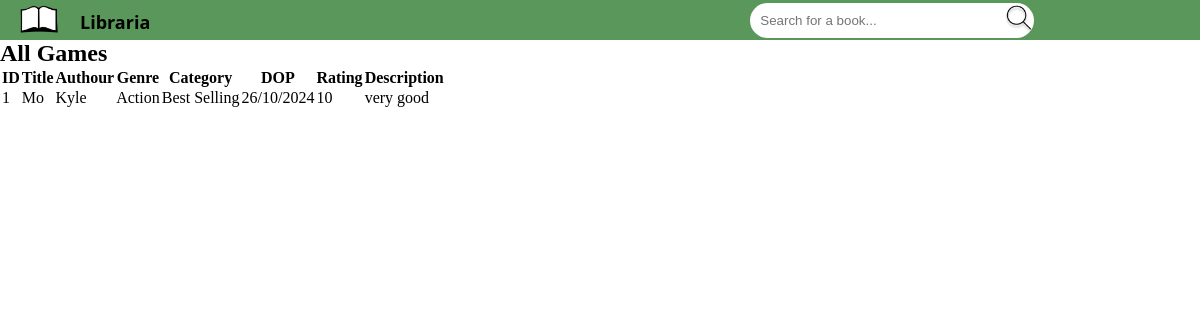
/viewbooks, run on an earlier commit of the app's database.
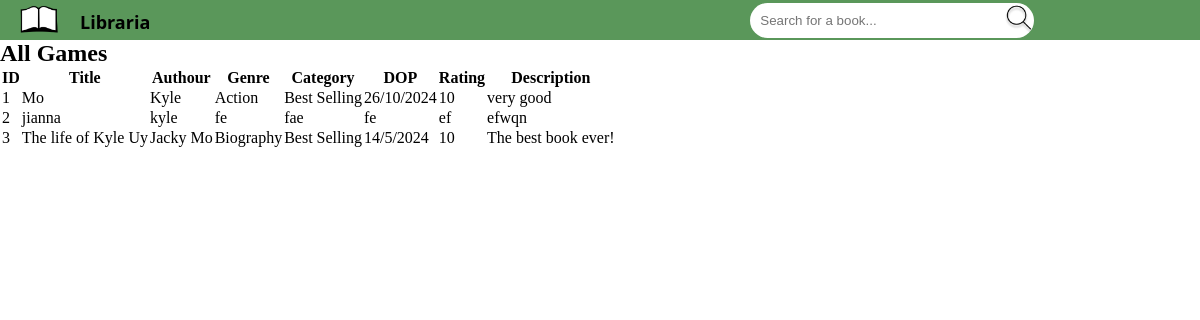
And on a later commit of the database.
### tables this page shows
CREATE TABLE "library" (
	"Id"	INTEGER NOT NULL UNIQUE,
	"Title"	TEXT NOT NULL,
	"Authour"	TEXT NOT NULL,
	"Genre"	TEXT NOT NULL,
	"Category"	TEXT NOT NULL,
	"Published"	TEXT NOT NULL,
	"Rating"	INTEGER NOT NULL,
	"Description"	TEXT NOT NULL,
	PRIMARY KEY("Id" AUTOINCREMENT)
);

### app.py (the view)
@app.route('/viewbooks', methods=('POST', 'GET'))
def viewbooks():
    conn = get_db_connection()
    sql = "SELECT * FROM library"
    books = conn.execute(sql).fetchall()
    conn.close()
    return render_template('allbooks.html', books=books)

### app.py (called while the page is built)
def get_db_connection():
    conn = sqlite3.connect('book.db')
    conn.row_factory = sqlite3.Row
    return conn

### templates/allbooks.html (shortened to what this page needs)
{% extends "index.html" %}
{% block body %}
{% block content %}
<body>
<h2>All Games</h2>
<table id="viewbooks">
    <thead>
        <tr>
            <th>ID</th>
            <th>Title</th>
            <th>Authour</th>
            <th>Genre</th>
            <th>Category</th>
            <th>DOP</th>
            <th>Rating</th>
            <th>Description</th>
        </tr>
    </thead>
    <tbody>
        {% for books in books %}
        <tr>
            <td>{{ books.id }}</td>
            <td>{{ books.title }}</td>
            <td>{{ books.authour }}</td>
            <td>{{ books.genre }}</td>
            <td>{{ books.category }}</td>
            <td>{{ books.published }}</td>
            <td>{{ books.rating }}</td>
            <td>{{ books.description }}</td>
        </tr>
        {% endfor %}
    </tbody>
</table>
{% endblock %}
</body>
</html>
{% endblock %}

### templates/index.html (shortened to what this page needs)
<!DOCTYPE html>
<html>
<head>
    <link rel="stylesheet" href="{{ url_for('static', filename='stylesheet.css') }}">
</head>
<body>
    <ul id="navbar">
        <li class="navitem"><a id="navtext" href="{{ url_for('index') }}"><img src="{{ url_for('static', filename='logo.png') }}" id="logo"/></a></li>
        <li class="navitem"><a id="navtext" href="{{ url_for('index') }}">Libraria</a></li>
        <input id="search" class="searchicon" type="text" placeholder="Search for a book...">
        <li class="navright"><a id="navtext" href="{{ url_for('viewbooks') }}">View books</a></li>
        <li class="navright"><a id="navtext" href="{{ url_for('newbook') }}"><img id="addbook" src="{{ url_for('static', filename='addbook.png') }}" /></a></li>
    </ul>
{% block body %}{% endblock %}

### static/stylesheet.css (style rules this page uses)
* { margin: 0; padding: 0; border: 0; }
#navbar { list-style-type: none; overflow: hidden; background-color: #5A975A; margin: 0px; padding: 0px; height: 40px; }
.navitem { float: left; }
#logo { float: left; width: 40px; height: 20px; margin: 0px; padding: 0px; object-fit: cover; overflow: visible; }
#navtext { display: block; font-family: 'Segoe UI', Tahoma, Geneva, Verdana, sans-serif; color: black; text-align: center; padding-top: 10px; padding-left: 20px; text-decoration: none; font-weight: bold; font-size: large ; }
#search { margin-top: 3px; margin-left: 600px; width: 22%; border-radius: 20px; padding: 10px; background-color: white; }
.searchicon { background: url("magnify.png") no-repeat right; background-size: 30px; margin-right: 100px; }
.navright { float: right; object-fit: cover; padding-right: 5px; padding-bottom: 10px; size: 10px; }
#viewbooks { border-color: black; border: 100px; }

What changed in the data, as far as the page shows it:
added library: id "2", title "jianna", authour "kyle", genre "fe", category "fae", published "fe", rating "ef", description "efwqn"
added library: id "3", title "The life of Kyle Uy", authour "Jacky Mo", genre "Biography", category "Best Selling", published "14/5/2024", rating "10", description "The best book ever!"
